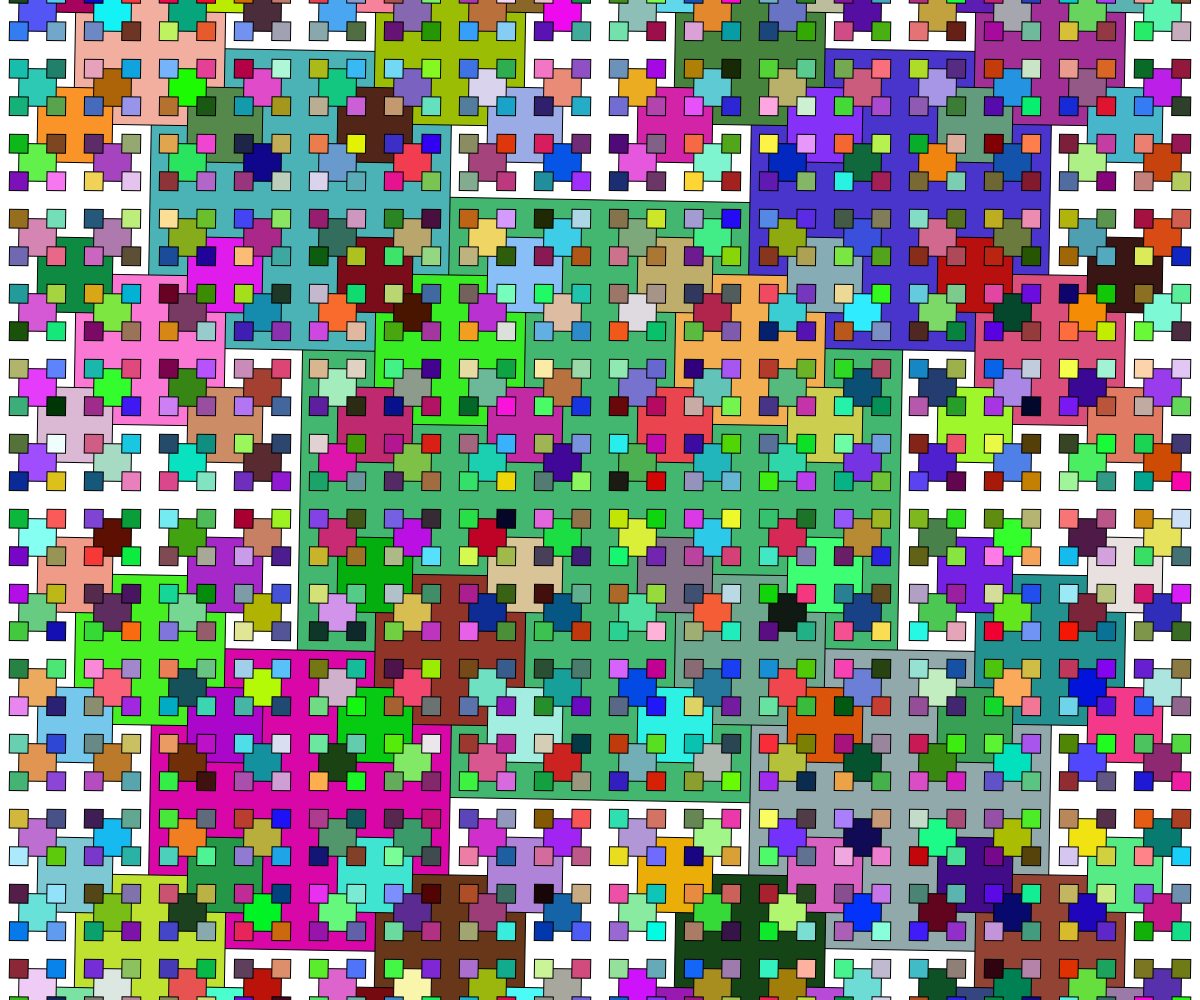
Frame 1 (no input)
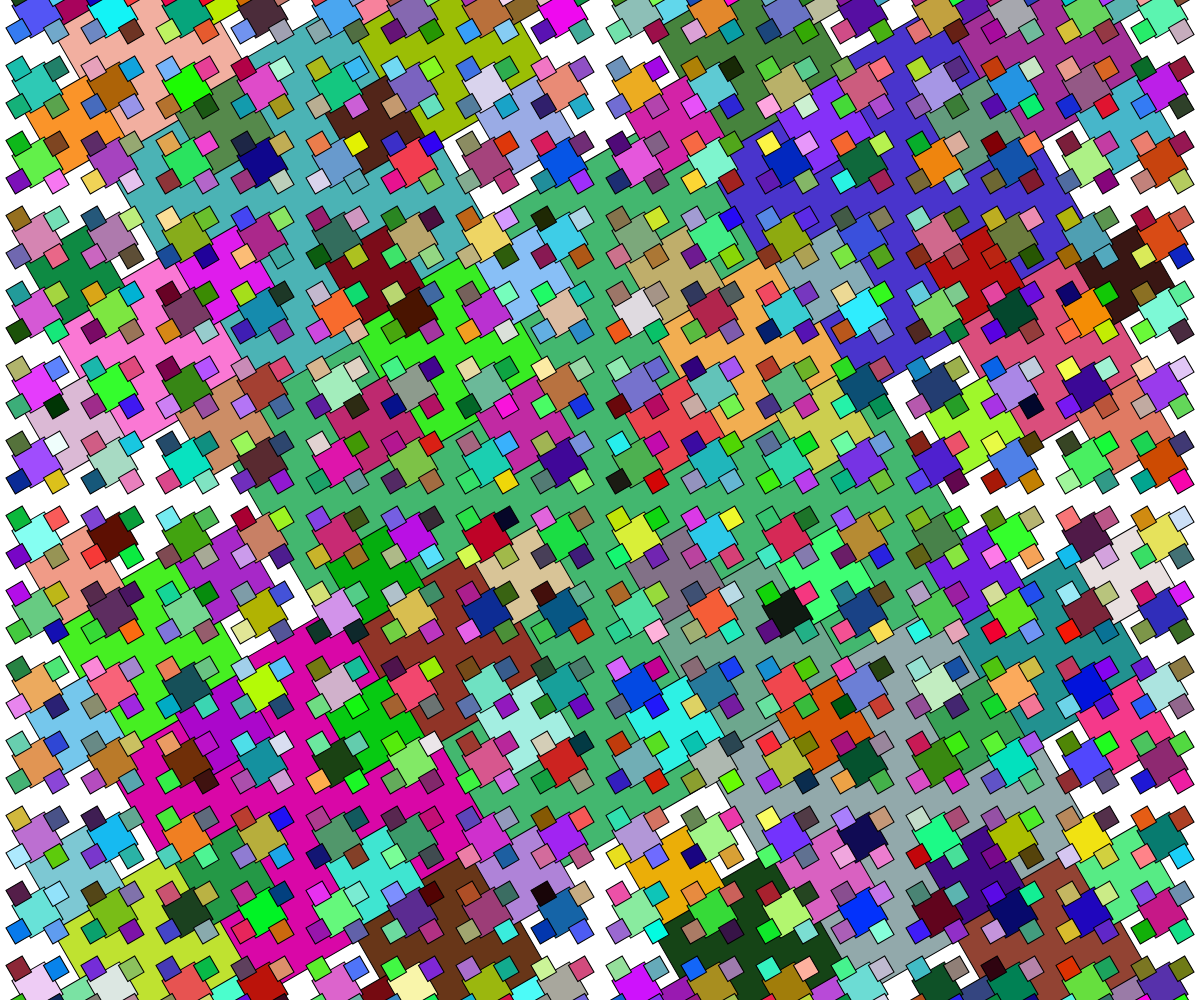
Frame 60 (no input)
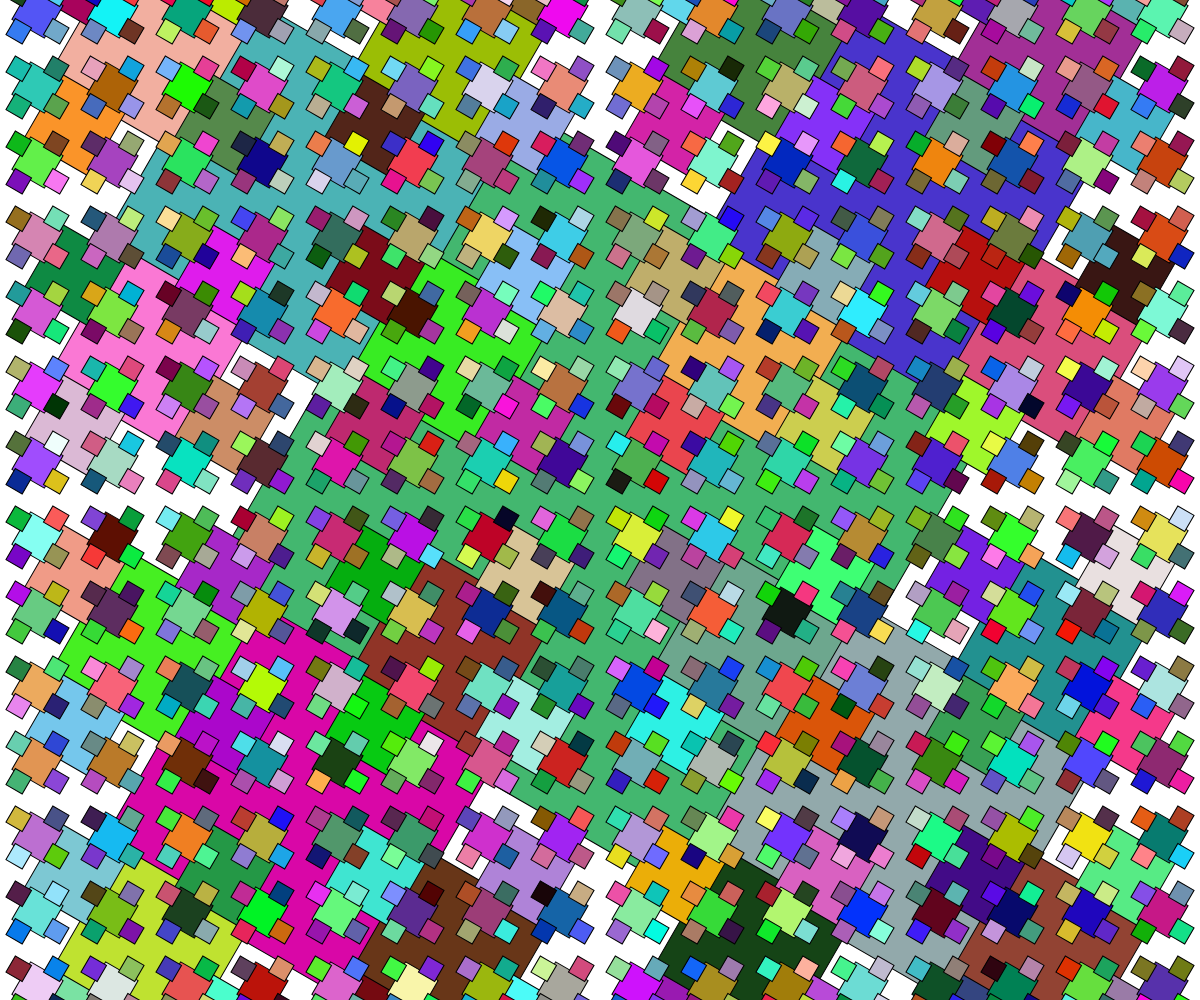
Frame 120 (the mouse pressed at the canvas centre since frame 60)

The p5.js sketch that drew these frames (run headless with seeded random() and noise() and a simulated clock; from frame 60 on, the mouse is pressed at the canvas centre):

// p5.js sketch
// ── sketch.js
// Recursion and Fractals
// Muntaha Chowdhury
// November 13, 2024


let seed;

function setup() {
  createCanvas(windowWidth, windowHeight);
  noFill();
  seed = random(100);
}

function draw() {
  background(255);
  randomSeed(seed);
  // circleInCircle(width/2, height/2, width);
  // cantor(width*0.1, height*0.3, width*0.8, 6);
  // circleFractal(width/2, height/2, height/2);
  squareFractal(width/2, height/2, width/2);
}

function squareFractal(x, y, len) {
  if (len > 10) {
    rectMode(CENTER);
    fill(random(255), random(255), random(255));
    
    push();
    translate(x,y);
    rotate(radians(frameCount));
    square(0, 0, len);
    pop();

    squareFractal(x-len/2, y-len/2, len/2);
    squareFractal(x+len/2, y+len/2, len/2);
    squareFractal(x-len/2, y+len/2, len/2);
    squareFractal(x+len/2, y-len/2, len/2);
  }
}

function circleFractal(x, y, d) {
  if (d > 2) {
    circle(x, y, d);
    circleFractal(x - d/2, y, d/2);
    circleFractal(x + d/2, y, d/2);
    circleFractal(x, y + d/2, d/2);
  }
  // base case
}

function cantor(x, y, len, depth) {
  if (depth > 0) {
    line(x, y, x+len, y);
    let newY = y+20;
    cantor(x, newY, len/3, depth-1);
    cantor(x + 2/3*len, newY, len/3, depth-1);
  }
  // base case
}

function circleInCircle(x, y, d) {
  if (d > 10) {
    circle(x,y,d);
    let den = map(mouseX, 0, width, 1.01, 1.5);
    circleInCircle(x, y, d/den);
  }
  // implicit base case   [where we do nothing because d is less than 10]
}
